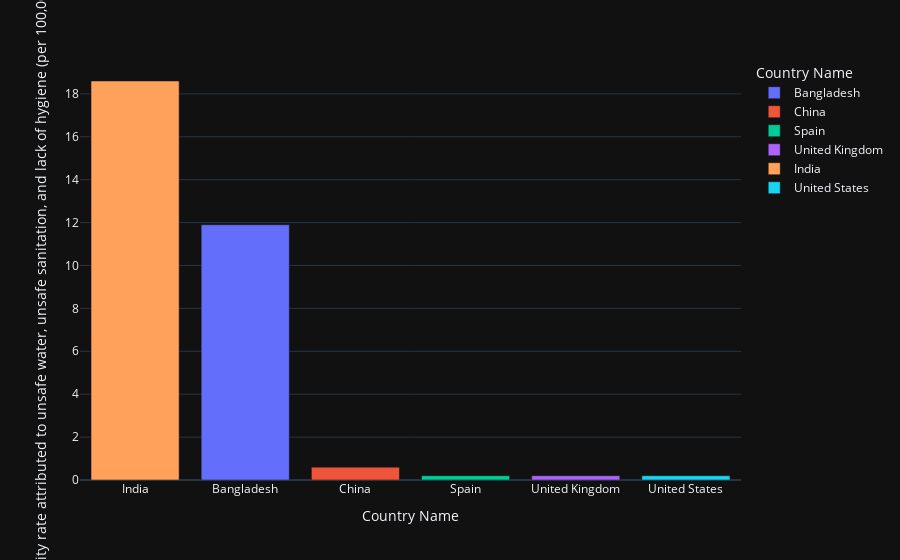

Write notebook code for a chart like this one.
### Code cell
fig = px.bar(
    df_pivot,
    x="Country Name",
    y="SH.STA.WASH.P5",
    labels={"SH.STA.WASH.P5":"2016Mortality rate attributed to unsafe water, unsafe sanitation, and lack of hygiene (per 100,000 population)"},
    color="Country Name")
fig.update_xaxes(categoryorder="total descending")
fig.show() #bar graph of mortality rate

### Figure 1 — Plotly figure (JSON) as saved in the notebook; plotly's stock layout.template omitted (floating-point values rounded to 4 significant figures)
{"data": [{"alignmentgroup": "True", "hovertemplate": "Country Name=%{x}<br>2016Mortality rate attributed to unsafe water, unsafe sanitation, and lack of hygiene (per 100,000 population)=%{y}<extra></extra>", "legendgroup": "Bangladesh", "marker": {"color": "#636efa", "pattern": {"shape": ""}}, "name": "Bangladesh", "offsetgroup": "Bangladesh", "orientation": "v", "showlegend": true, "textposition": "auto", "type": "bar", "x": ["Bangladesh"], "xaxis": "x", "y": [11.9], "yaxis": "y"}, {"alignmentgroup": "True", "hovertemplate": "Country Name=%{x}<br>2016Mortality rate attributed to unsafe water, unsafe sanitation, and lack of hygiene (per 100,000 population)=%{y}<extra></extra>", "legendgroup": "China", "marker": {"color": "#EF553B", "pattern": {"shape": ""}}, "name": "China", "offsetgroup": "China", "orientation": "v", "showlegend": true, "textposition": "auto", "type": "bar", "x": ["China"], "xaxis": "x", "y": [0.6], "yaxis": "y"}, {"alignmentgroup": "True", "hovertemplate": "Country Name=%{x}<br>2016Mortality rate attributed to unsafe water, unsafe sanitation, and lack of hygiene (per 100,000 population)=%{y}<extra></extra>", "legendgroup": "Spain", "marker": {"color": "#00cc96", "pattern": {"shape": ""}}, "name": "Spain", "offsetgroup": "Spain", "orientation": "v", "showlegend": true, "textposition": "auto", "type": "bar", "x": ["Spain"], "xaxis": "x", "y": [0.2], "yaxis": "y"}, {"alignmentgroup": "True", "hovertemplate": "Country Name=%{x}<br>2016Mortality rate attributed to unsafe water, unsafe sanitation, and lack of hygiene (per 100,000 population)=%{y}<extra></extra>", "legendgroup": "United Kingdom", "marker": {"color": "#ab63fa", "pattern": {"shape": ""}}, "name": "United Kingdom", "offsetgroup": "United Kingdom", "orientation": "v", "showlegend": true, "textposition": "auto", "type": "bar", "x": ["United Kingdom"], "xaxis": "x", "y": [0.2], "yaxis": "y"}, {"alignmentgroup": "True", "hovertemplate": "Country Name=%{x}<br>2016Mortality rate attributed to unsafe water, unsafe sanitation, and lack of hygiene (per 100,000 population)=%{y}<extra></extra>", "legendgroup": "India", "marker": {"color": "#FFA15A", "pattern": {"shape": ""}}, "name": "India", "offsetgroup": "India", "orientation": "v", "showlegend": true, "textposition": "auto", "type": "bar", "x": ["India"], "xaxis": "x", "y": [18.6], "yaxis": "y"}, {"alignmentgroup": "True", "hovertemplate": "Country Name=%{x}<br>2016Mortality rate attributed to unsafe water, unsafe sanitation, and lack of hygiene (per 100,000 population)=%{y}<extra></extra>", "legendgroup": "United States", "marker": {"color": "#19d3f3", "pattern": {"shape": ""}}, "name": "United States", "offsetgroup": "United States", "orientation": "v", "showlegend": true, "textposition": "auto", "type": "bar", "x": ["United States"], "xaxis": "x", "y": [0.2], "yaxis": "y"}], "layout": {"barmode": "relative", "legend": {"title": {"text": "Country Name"}, "tracegroupgap": 0}, "margin": {"t": 60}, "xaxis": {"anchor": "y", "categoryarray": ["Bangladesh", "China", "Spain", "United Kingdom", "India", "United States"], "categoryorder": "total descending", "domain": [0, 1], "title": {"text": "Country Name"}}, "yaxis": {"anchor": "x", "domain": [0, 1], "title": {"text": "2016Mortality rate attributed to unsafe water, unsafe sanitation, and lack of hygiene (per 100,000 population)"}}}}
